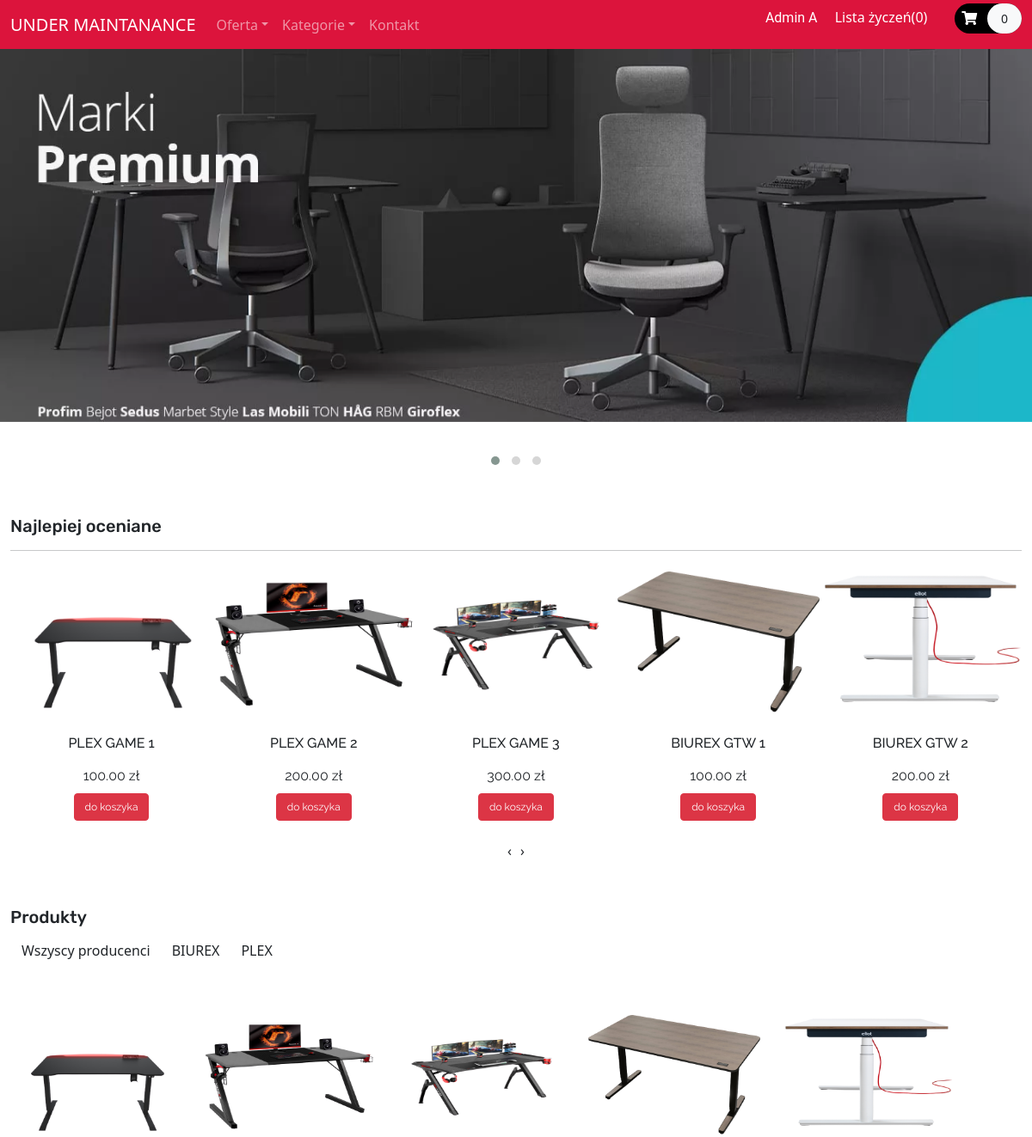
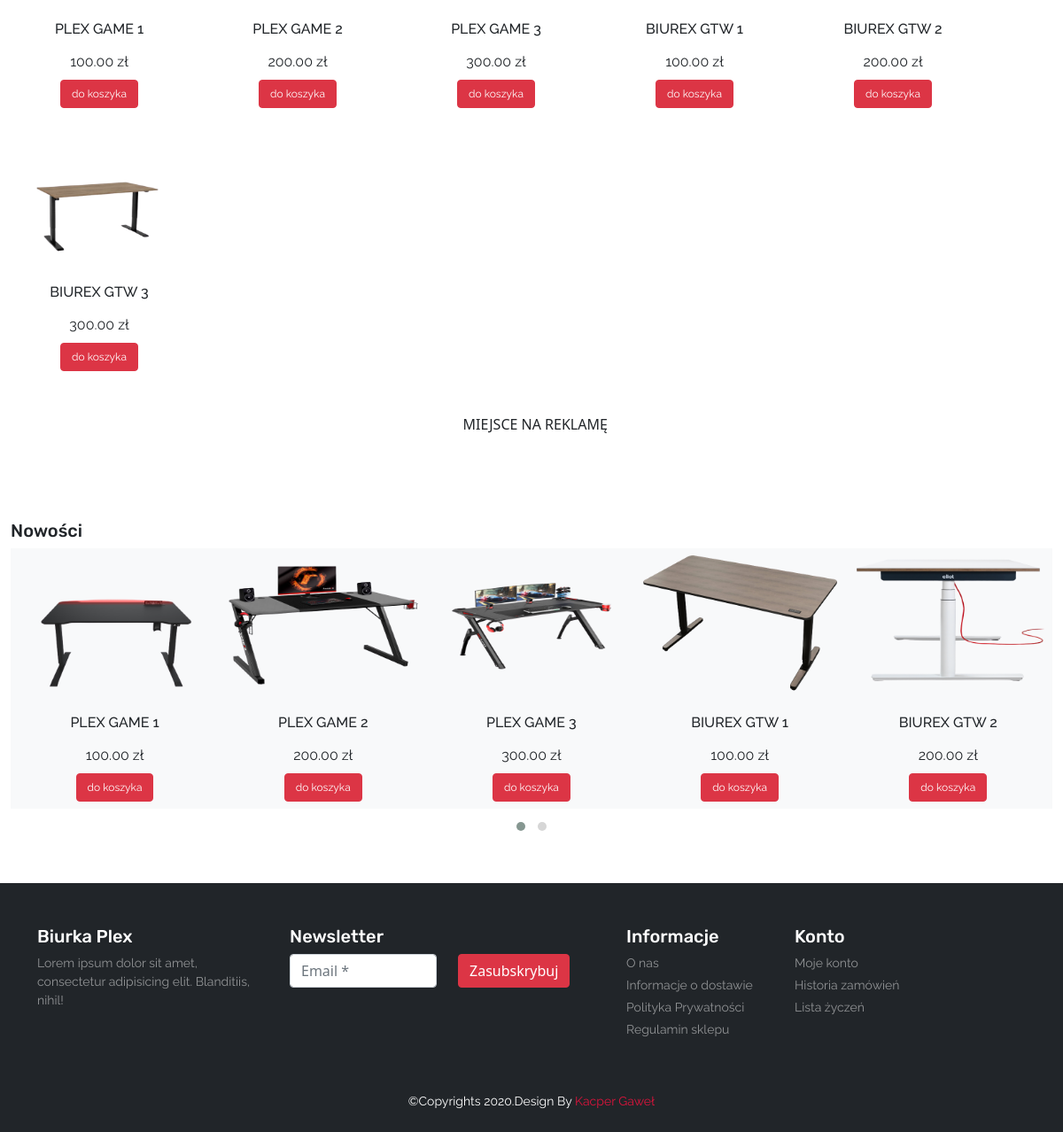
The app's page /index.php (signed in) with its own data (2 pictures, top to bottom).
### tables this page shows
CREATE TABLE `product` (
  `item_id` int(11) NOT NULL,
  `item_brand` varchar(200) NOT NULL,
  `item_name` varchar(255) NOT NULL,
  `item_price` double(10,2) NOT NULL,
  `item_image` varchar(255) NOT NULL
);

### index.php (called while the page is built)
<?php
    include('header.php')
?>
    <?php
        include('template/_banner_area.php');
    ?>
    <?php
        include('template/_top_sale.php');
    ?>
    <?php
        include('template/_special_price.php');
    ?>
    <?php
        include('template/_banner_adds.php');
    ?>
    <?php
        include('template/_new_products.php');
    ?>
<?php
    include('footer.php')
?>

### database/Product.php (called while the page is built, shortened)
<?php
function fetchProduct($table = 'product'){
    include ('DBconnect.php');
    $sql = "SELECT * FROM {$table} ";
    if($table == 'cart'){
        if(isset($_SESSION['userID'])) $sql.="WHERE user_id={$_SESSION['userID']}";
        else $sql.="WHERE user_id=0";
    }
    $stmt = $dbconnect->prepare($sql);
    $stmt->execute();
    $rows = $stmt->fetchAll(PDO::FETCH_ASSOC);
    return $rows;
}

### functions.php (called while the page is built, shortened)
<?php
require ('database/User.php');
require ('database/Product.php');
$product_shuffle = fetchProduct('product');

### template/_special_price.php (the view, shortened to what this page needs)
<?php
if (!empty($product_shuffle)) {
    $brand = array_map(function ($pro){ return $pro['item_brand'];},$product_shuffle);
}
$unique = array_unique($brand);
sort($unique);
$in_cart =  getCartId(fetchProduct('cart'));
?>
<section id="special-price">
    <div class="container-fluid">
        <h4 class="font-rubik font-size-20">Produkty</h4>
        <div id="filters" class="btn-group text-right">
            <button class="btn is-checked" data-filter="*">Wszyscy producenci</button>
            <?php
                array_map(function ($brand){
                    printf('<button class="btn" data-filter=".%s">%s</button>',$brand,$brand);
                },$unique);
            ?>
        </div><br><br>
        <div class="grid">
            <?php array_map(function ($item) use($in_cart){?>
            <div class="grid-item <?php echo $item['item_brand']; ?>">
                <div class="item py_2" style="width: 200px;">
                    <div class="product font-raleway">
                        <a href="<?php printf('%s?item_id=%s', 'product.php', $item['item_id'])?>"><img src="<?php echo $item['item_image']?>" class="img-fluid" height="300px" width="300px"></a>
                        <div class="text-center">
                            <br>
                            <h6><?php echo $item['item_name']; ?></h6>
                            <div class="price py-2">
                                <span><?php echo $item['item_price']; ?> zł</span>
                            </div>
                            <form method="post">
                                <?php
                                if(in_array($item['item_id'], $in_cart ?? []) ){
                                    echo ' <button type="submit" disabled class="btn btn-success text-white font-size-12">w koszyku</button>';
                                }else{
                                    echo ' <button onclick="function refreshPage() {
                                      window.location.reload();
                                    }" type="submit" name="special_price_submit" class="btn btn-danger text-white font-size-12">do koszyka</button>';
                                }
                                ?>
                            </form>
                        </div>
                    </div>
                </div>
            </div>
            <?php
            },$product_shuffle)
            ?>
        </div>
    </div>
</section>

### template/_top_sale.php (shortened to what this page needs)
<?php
$in_cart =  getCartId(fetchProduct('cart'));
?>
<section id="top-sale">
    <div class="container-fluid py-5">
        <h4 class="font-rubik font-size-20">Najlepiej oceniane</h4>
        <hr>
        <div class="owl-carousel owl-theme">
            <?php
            if (!empty($product_shuffle)) {
                foreach ($product_shuffle as $item) {?>
                <div class="item py-2">
                    <div class="product font-raleway">
                        <a href="<?php printf('%s?item_id=%s', 'product.php', $item['item_id'])?>"><img src="<?php echo $item['item_image'] ?? "./assets/biurka_game_1.png"?>" alt="top1" class="img-fluid" height="300px" width="300px"></a>
                        <div class="text-center">
                            <br>
                            <h6><?php echo $item['item_name']?></h6>
                            <div class="price py-2">
                                <span><?php echo $item['item_price']?> zł</span>
                            </div>
                            <form method="post">
                                <?php
                                    if(in_array($item['item_id'], $in_cart ?? []) ){
                                        echo ' <button type="submit" disabled class="btn btn-success text-white font-size-12">w koszyku</button>';
                                    }else{
                                        echo ' <button type="submit" name="top_sale_submit" class="btn btn-danger text-white font-size-12">do koszyka</button>';
                                    }
                                ?>
                            </form>
                        </div>
                    </div>
                </div>
                 <?php }
            } ?>
        </div>
    </div>
</section>

### template/_new_products.php (shortened to what this page needs)
<?php
$in_cart =  getCartId(fetchProduct('cart'));
?>
<section id="new-products">
    <div class="container-fluid py-5">
        <h4 class="font-rubik font-size-20">Nowości</h4>
        <div class="owl-carousel owl-theme">
            <?php
            if (!empty($product_shuffle)) {
                foreach ($product_shuffle as $item) {?>
                    <div class="item py-2 px-2 bg-light">
                        <div class="product font-raleway">
                            <a href="<?php printf('%s?item_id=%s', 'product.php', $item['item_id'])?>"><img src="<?php echo $item['item_image'];?>" alt="top1" class="img-fluid" height="300px" width="300px"></a>
                            <div class="text-center">
                                <br>
                                <h6><?php echo $item['item_name']?></h6>
                                <div class="price py-2">
                                    <span><?php echo $item['item_price']?> zł</span>
                                </div>
                                <form method="post">
                                    <?php
                                    if(in_array($item['item_id'], $in_cart ?? []) ){
                                        echo ' <button type="submit" disabled class="btn btn-success text-white font-size-12">w koszyku</button>';
                                    }else{
                                        echo ' <button type="submit" name="new_products_submit" class="btn btn-danger text-white font-size-12">do koszyka</button>';
                                    }
                                    ?>
                                </form>
                            </div>
                        </div>
                    </div>
                <?php }
            } ?>
        </div>
</section>

### style.css (style rules this page uses)
.font-raleway { font-family: "Raleway", cursive; }
.font-rubik { font-family: "Rubik", cursive; }
.font-size-12 { font-size: 12px; }
.font-size-20 { font-size: 20px; }
#top-sale .owl-carousel .item .product a { overflow: hidden; }
#top-sale .owl-carousel .item .product img { transition: transform 0.5s ease; }
#special-price .grid .grid-item { margin-right: 1.5rem; margin-top: 2rem; }
#special-price .grid .grid-item a { overflow: hidden; }
#special-price .grid .grid-item img { transition: transform 0.5s ease; }

### records on screen
product: item_image (picture), item_name "PLEX GAME 1", item_price "100.00", shows "do koszyka"
product: item_image (picture), item_name "PLEX GAME 2", item_price "200.00", shows "do koszyka"
product: item_image (picture), item_name "PLEX GAME 3", item_price "300.00", shows "do koszyka"
product: item_image (picture), item_name "BIUREX GTW 1", item_price "100.00", shows "do koszyka"
product: item_image (picture), item_name "BIUREX GTW 2", item_price "200.00", shows "do koszyka"
product: item_brand "BIUREX", item_image (picture), item_name "BIUREX GTW 3", item_price "300.00"

### other values on screen
$_SESSION['admin'] "Admin A"
$count "0"
count(fetchProduct('cart')) "0"
$brand "PLEX"
